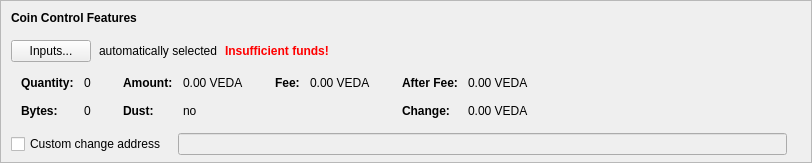
    <widget class="QFrame" name="frameCoinControl">
     <property name="sizePolicy">
      <sizepolicy hsizetype="Expanding" vsizetype="Expanding">
       <horstretch>0</horstretch>
       <verstretch>0</verstretch>
      </sizepolicy>
     </property>
     <property name="maximumSize">
      <size>
       <width>16777215</width>
       <height>16777215</height>
      </size>
     </property>
     <property name="frameShape">
      <enum>QFrame::StyledPanel</enum>
     </property>
     <property name="frameShadow">
      <enum>QFrame::Sunken</enum>
     </property>
     <layout class="QVBoxLayout" name="verticalLayoutCoinControl2">
      <property name="spacing">
       <number>0</number>
      </property>
      <property name="leftMargin">
       <number>0</number>
      </property>
      <property name="topMargin">
       <number>0</number>
      </property>
      <property name="rightMargin">
       <number>0</number>
      </property>
      <property name="bottomMargin">
       <number>6</number>
      </property>
      <item>
       <layout class="QVBoxLayout" name="verticalLayoutCoinControl" stretch="0,0,0,0,1">
        <property name="spacing">
         <number>0</number>
        </property>
        <property name="leftMargin">
         <number>10</number>
        </property>
        <property name="topMargin">
         <number>10</number>
        </property>
        <item>
         <layout class="QHBoxLayout" name="horizontalLayoutCoinControl1">
          <property name="bottomMargin">
           <number>15</number>
          </property>
          <item>
           <widget class="QLabel" name="labelCoinControlFeatures">
            <property name="sizePolicy">
             <sizepolicy hsizetype="Preferred" vsizetype="Maximum">
              <horstretch>0</horstretch>
              <verstretch>0</verstretch>
             </sizepolicy>
            </property>
            <property name="font">
             <font>
              <weight>75</weight>
              <bold>true</bold>
             </font>
            </property>
            <property name="styleSheet">
             <string notr="true">font-weight:bold;</string>
            </property>
            <property name="text">
             <string>Coin Control Features</string>
            </property>
           </widget>
          </item>
         </layout>
        </item>
        <item>
         <layout class="QHBoxLayout" name="horizontalLayoutCoinControl2" stretch="0,0,0,0">
          <property name="spacing">
           <number>8</number>
          </property>
          <property name="bottomMargin">
           <number>10</number>
          </property>
          <item>
           <widget class="QPushButton" name="pushButtonCoinControl">
            <property name="styleSheet">
             <string notr="true"/>
            </property>
            <property name="text">
             <string>Inputs...</string>
            </property>
            <property name="autoDefault">
             <bool>false</bool>
            </property>
           </widget>
          </item>
          <item>
           <widget class="QLabel" name="labelCoinControlAutomaticallySelected">
            <property name="text">
             <string>automatically selected</string>
            </property>
            <property name="margin">
             <number>5</number>
            </property>
           </widget>
          </item>
          <item>
           <widget class="QLabel" name="labelCoinControlInsuffFunds">
            <property name="font">
             <font>
              <weight>75</weight>
              <bold>true</bold>
             </font>
            </property>
            <property name="styleSheet">
             <string notr="true">color:red;font-weight:bold;</string>
            </property>
            <property name="text">
             <string>Insufficient funds!</string>
            </property>
            <property name="margin">
             <number>5</number>
            </property>
           </widget>
          </item>
          <item>
           <spacer name="horizontalSpacerCoinControl">
            <property name="orientation">
             <enum>Qt::Horizontal</enum>
            </property>
            <property name="sizeHint" stdset="0">
             <size>
              <width>40</width>
              <height>1</height>
             </size>
            </property>
           </spacer>
          </item>
         </layout>
        </item>
        <item>
         <widget class="QWidget" name="widgetCoinControl" native="true">
          <property name="sizePolicy">
           <sizepolicy hsizetype="Preferred" vsizetype="Preferred">
            <horstretch>0</horstretch>
            <verstretch>0</verstretch>
           </sizepolicy>
          </property>
          <property name="minimumSize">
           <size>
            <width>0</width>
            <height>0</height>
           </size>
          </property>
          <property name="styleSheet">
           <string notr="true"/>
          </property>
          <layout class="QHBoxLayout" name="horizontalLayoutCoinControl5">
           <property name="leftMargin">
            <number>0</number>
           </property>
           <property name="topMargin">
            <number>0</number>
           </property>
           <property name="rightMargin">
            <number>0</number>
           </property>
           <property name="bottomMargin">
            <number>0</number>
           </property>
           <item>
            <layout class="QHBoxLayout" name="horizontalLayoutCoinControl3" stretch="0,0,0,1">
             <property name="spacing">
              <number>20</number>
             </property>
             <property name="topMargin">
              <number>0</number>
             </property>
             <property name="bottomMargin">
              <number>10</number>
             </property>
             <item>
              <layout class="QFormLayout" name="formLayoutCoinControl1">
               <property name="horizontalSpacing">
                <number>10</number>
               </property>
               <property name="verticalSpacing">
                <number>14</number>
               </property>
               <property name="leftMargin">
                <number>10</number>
               </property>
               <property name="topMargin">
                <number>4</number>
               </property>
               <property name="rightMargin">
                <number>6</number>
               </property>
               <item row="0" column="0">
                <widget class="QLabel" name="labelCoinControlQuantityText">
                 <property name="font">
                  <font>
                   <weight>75</weight>
                   <bold>true</bold>
                  </font>
                 </property>
                 <property name="text">
                  <string>Quantity:</string>
                 </property>
                 <property name="margin">
                  <number>0</number>
                 </property>
                </widget>
               </item>
               <item row="0" column="1">
                <widget class="QLabel" name="labelCoinControlQuantity">
                 <property name="cursor">
                  <cursorShape>IBeamCursor</cursorShape>
                 </property>
                 <property name="contextMenuPolicy">
                  <enum>Qt::ActionsContextMenu</enum>
                 </property>
                 <property name="text">
                  <string notr="true">0</string>
                 </property>
                 <property name="margin">
                  <number>0</number>
                 </property>
                 <property name="textInteractionFlags">
                  <set>Qt::LinksAccessibleByMouse|Qt::TextSelectableByKeyboard|Qt::TextSelectableByMouse</set>
                 </property>
                </widget>
               </item>
               <item row="1" column="0">
                <widget class="QLabel" name="labelCoinControlBytesText">
                 <property name="font">
                  <font>
                   <weight>75</weight>
                   <bold>true</bold>
                  </font>
                 </property>
                 <property name="text">
                  <string>Bytes:</string>
                 </property>
                </widget>
               </item>
               <item row="1" column="1">
                <widget class="QLabel" name="labelCoinControlBytes">
                 <property name="cursor">
                  <cursorShape>IBeamCursor</cursorShape>
                 </property>
                 <property name="contextMenuPolicy">
                  <enum>Qt::ActionsContextMenu</enum>
                 </property>
                 <property name="text">
                  <string notr="true">0</string>
                 </property>
                 <property name="textInteractionFlags">
                  <set>Qt::LinksAccessibleByMouse|Qt::TextSelectableByKeyboard|Qt::TextSelectableByMouse</set>
                 </property>
                </widget>
               </item>
              </layout>
             </item>
             <item>
              <layout class="QFormLayout" name="formLayoutCoinControl2">
               <property name="horizontalSpacing">
                <number>10</number>
               </property>
               <property name="verticalSpacing">
                <number>14</number>
               </property>
               <property name="leftMargin">
                <number>6</number>
               </property>
               <property name="topMargin">
                <number>4</number>
               </property>
               <property name="rightMargin">
                <number>6</number>
               </property>
               <item row="0" column="0">
                <widget class="QLabel" name="labelCoinControlAmountText">
                 <property name="font">
                  <font>
                   <weight>75</weight>
                   <bold>true</bold>
                  </font>
                 </property>
                 <property name="text">
                  <string>Amount:</string>
                 </property>
                 <property name="margin">
                  <number>0</number>
                 </property>
                </widget>
               </item>
               <item row="0" column="1">
                <widget class="QLabel" name="labelCoinControlAmount">
                 <property name="cursor">
                  <cursorShape>IBeamCursor</cursorShape>
                 </property>
                 <property name="contextMenuPolicy">
                  <enum>Qt::ActionsContextMenu</enum>
                 </property>
                 <property name="text">
                  <string notr="true">0.00 VEDA</string>
                 </property>
                 <property name="textInteractionFlags">
                  <set>Qt::LinksAccessibleByMouse|Qt::TextSelectableByKeyboard|Qt::TextSelectableByMouse</set>
                 </property>
                </widget>
               </item>
               <item row="1" column="0">
                <widget class="QLabel" name="labelCoinControlLowOutputText">
                 <property name="font">
                  <font>
                   <weight>75</weight>
                   <bold>true</bold>
                  </font>
                 </property>
                 <property name="text">
                  <string>Dust:</string>
                 </property>
                </widget>
               </item>
               <item row="1" column="1">
                <widget class="QLabel" name="labelCoinControlLowOutput">
                 <property name="cursor">
                  <cursorShape>IBeamCursor</cursorShape>
                 </property>
                 <property name="contextMenuPolicy">
                  <enum>Qt::ActionsContextMenu</enum>
                 </property>
                 <property name="text">
                  <string notr="true">no</string>
                 </property>
                 <property name="textInteractionFlags">
                  <set>Qt::LinksAccessibleByMouse|Qt::TextSelectableByKeyboard|Qt::TextSelectableByMouse</set>
                 </property>
                </widget>
               </item>
              </layout>
             </item>
             <item>
              <layout class="QFormLayout" name="formLayoutCoinControl3">
               <property name="horizontalSpacing">
                <number>10</number>
               </property>
               <property name="verticalSpacing">
                <number>14</number>
               </property>
               <property name="leftMargin">
                <number>6</number>
               </property>
               <property name="topMargin">
                <number>4</number>
               </property>
               <property name="rightMargin">
                <number>6</number>
               </property>
               <item row="0" column="0">
                <widget class="QLabel" name="labelCoinControlFeeText">
                 <property name="font">
                  <font>
                   <weight>75</weight>
                   <bold>true</bold>
                  </font>
                 </property>
                 <property name="text">
                  <string>Fee:</string>
                 </property>
                 <property name="margin">
                  <number>0</number>
                 </property>
                </widget>
               </item>
               <item row="0" column="1">
                <widget class="QLabel" name="labelCoinControlFee">
                 <property name="cursor">
                  <cursorShape>IBeamCursor</cursorShape>
                 </property>
                 <property name="contextMenuPolicy">
                  <enum>Qt::ActionsContextMenu</enum>
                 </property>
                 <property name="text">
                  <string notr="true">0.00 VEDA</string>
                 </property>
                 <property name="textInteractionFlags">
                  <set>Qt::LinksAccessibleByMouse|Qt::TextSelectableByKeyboard|Qt::TextSelectableByMouse</set>
                 </property>
                </widget>
               </item>
             </layout>
             </item>
             <item>
              <layout class="QFormLayout" name="formLayoutCoinControl4">
               <property name="horizontalSpacing">
                <number>10</number>
               </property>
               <property name="verticalSpacing">
                <number>14</number>
               </property>
               <property name="leftMargin">
                <number>6</number>
               </property>
               <property name="topMargin">
                <number>4</number>
               </property>
               <property name="rightMargin">
                <number>6</number>
               </property>
               <item row="0" column="0">
                <widget class="QLabel" name="labelCoinControlAfterFeeText">
                 <property name="font">
                  <font>
                   <weight>75</weight>
                   <bold>true</bold>
                  </font>
                 </property>
                 <property name="text">
                  <string>After Fee:</string>
                 </property>
                 <property name="margin">
                  <number>0</number>
                 </property>
                </widget>
               </item>
               <item row="0" column="1">
                <widget class="QLabel" name="labelCoinControlAfterFee">
                 <property name="cursor">
                  <cursorShape>IBeamCursor</cursorShape>
                 </property>
                 <property name="contextMenuPolicy">
                  <enum>Qt::ActionsContextMenu</enum>
                 </property>
                 <property name="text">
                  <string notr="true">0.00 VEDA</string>
                 </property>
                 <property name="textInteractionFlags">
                  <set>Qt::LinksAccessibleByMouse|Qt::TextSelectableByKeyboard|Qt::TextSelectableByMouse</set>
                 </property>
                </widget>
               </item>
               <item row="1" column="0">
                <widget class="QLabel" name="labelCoinControlChangeText">
                 <property name="font">
                  <font>
                   <weight>75</weight>
                   <bold>true</bold>
                  </font>
                 </property>
                 <property name="text">
                  <string>Change:</string>
                 </property>
                </widget>
               </item>
               <item row="1" column="1">
                <widget class="QLabel" name="labelCoinControlChange">
                 <property name="cursor">
                  <cursorShape>IBeamCursor</cursorShape>
                 </property>
                 <property name="contextMenuPolicy">
                  <enum>Qt::ActionsContextMenu</enum>
                 </property>
                 <property name="text">
                  <string notr="true">0.00 VEDA</string>
                 </property>
                 <property name="textInteractionFlags">
                  <set>Qt::LinksAccessibleByMouse|Qt::TextSelectableByKeyboard|Qt::TextSelectableByMouse</set>
                 </property>
                </widget>
               </item>
              </layout>
             </item>
            </layout>
           </item>
          </layout>
         </widget>
        </item>
        <item>
         <layout class="QHBoxLayout" name="horizontalLayoutCoinControl4" stretch="0,0,0">
          <property name="spacing">
           <number>12</number>
          </property>
          <property name="sizeConstraint">
           <enum>QLayout::SetDefaultConstraint</enum>
          </property>
          <property name="topMargin">
           <number>5</number>
          </property>
          <property name="rightMargin">
           <number>5</number>
          </property>
          <item>
           <widget class="QCheckBox" name="checkBoxCoinControlChange">
            <property name="toolTip">
             <string>If this is activated, but the change address is empty or invalid, change will be sent to a newly generated address.</string>
            </property>
            <property name="text">
             <string>Custom change address</string>
            </property>
           </widget>
          </item>
          <item>
           <widget class="QValidatedLineEdit" name="lineEditCoinControlChange">
            <property name="enabled">
             <bool>false</bool>
            </property>
            <property name="sizePolicy">
             <sizepolicy hsizetype="Expanding" vsizetype="Fixed">
              <horstretch>0</horstretch>
              <verstretch>0</verstretch>
             </sizepolicy>
            </property>
           </widget>
          </item>
          <item>
           <widget class="QLabel" name="labelCoinControlChangeLabel">
            <property name="sizePolicy">
             <sizepolicy hsizetype="Preferred" vsizetype="Expanding">
              <horstretch>0</horstretch>
              <verstretch>0</verstretch>
             </sizepolicy>
            </property>
            <property name="minimumSize">
             <size>
              <width>0</width>
              <height>0</height>
             </size>
            </property>
            <property name="text">
             <string/>
            </property>
            <property name="margin">
             <number>3</number>
            </property>
           </widget>
          </item>
         </layout>
        </item>
        <item>
         <spacer name="verticalSpacerCoinControl">
          <property name="orientation">
           <enum>Qt::Vertical</enum>
          </property>
          <property name="sizeHint" stdset="0">
           <size>
            <width>800</width>
            <height>1</height>
           </size>
          </property>
         </spacer>
        </item>
       </layout>
      </item>
     </layout>
    </widget>
